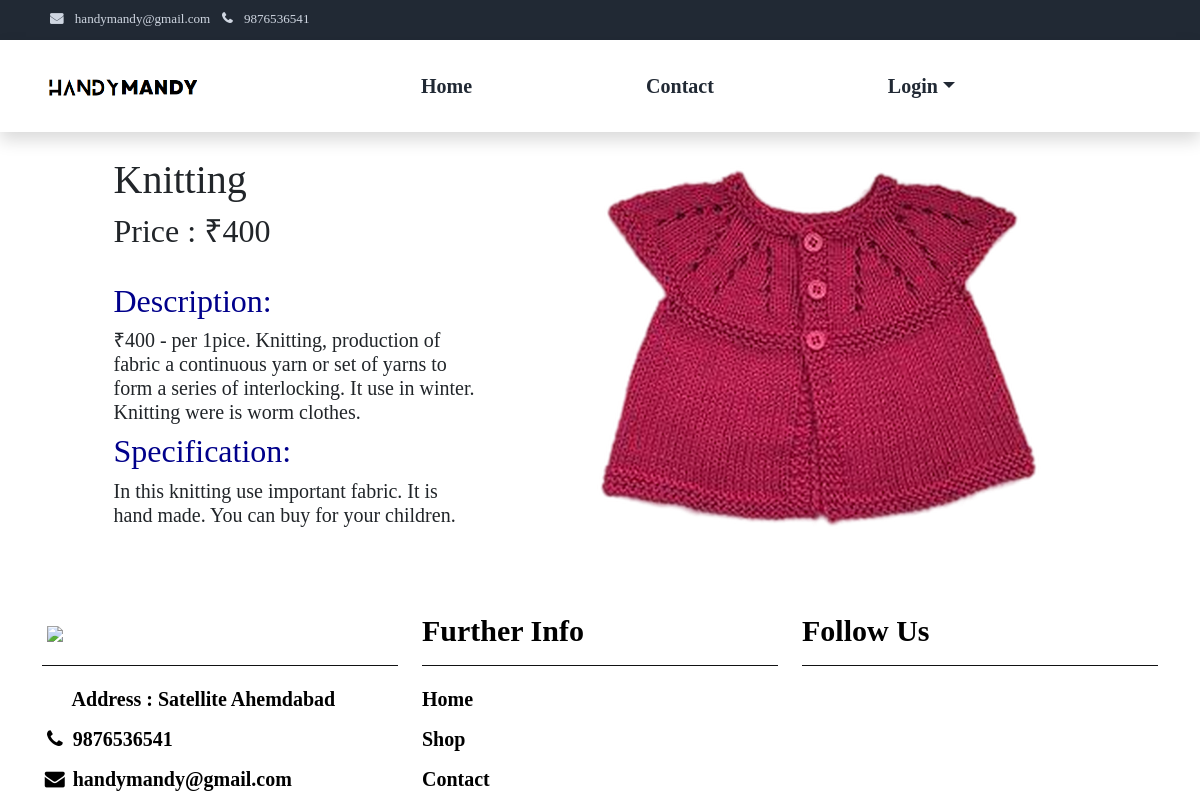
The app's page /vendor/vendorproductdetail/48/ with its own data.
### CategoryApp/models.py (models this page shows, shortened)
class ProductModel(models.Model):
    vendorId = models.IntegerField(default=1)
    subCategory = models.ForeignKey(SubCategoryModel,on_delete=models.CASCADE)
    name = models.CharField(max_length=100,default='')
    price = models.BigIntegerField(default='')
    stock = models.IntegerField(default=0)
    description = models.TextField(default='')
    specification = models.TextField(default='')
    image = models.ImageField(upload_to='product/',default='')

### VendorApp/views.py (the view)
# urls.py: path('vendorproductdetail/<int:productId>/',vendorproductdetailview ,name='vendorproductdetailurl'),
def vendorproductdetailview(request,productId):
    sessionData = VendorSessionDataView(request)
    productData = ProductModel.objects.get(pk=productId)
    return render(request,'vendor-product-detail.html',{'productData':productData,'navData':sessionData})

### VendorApp/templates/vendor-product-detail.html (shortened to what this page needs)
{% extends 'base4.html' %}
{% load static %}
{% block content %}
<body>
<div class="container h-100">
  <div class="row d-flex justify-content-center align-items-center h-100">
    <div class="col-lg-12 col-xl-11">
          <div class="row justify-content-center">
            <div class="col-md-10 col-lg-6 col-xl-5 order-2 order-lg-1">
              <p class="text-left h2 mb-2 fw-bold  mx-1 mx-md-4 mt-4" id="detailname">{{productData.name}}</p>
              <form method="POST" class="mx-1 mx-md-4">
                <div class="d-flex flex-row text-left mb-4">
                  <div class="form-outline flex-fill mb-0">
                    <h2>Price : ₹{{productData.price}}</h2>
                  </div>
                </div>
                <div class="d-flex flex-row text-left mb-4">
                  <div class="form-outline flex-fill mb-0">
                    <h2 style="color: darkblue;">Description:</h2>
                    <h5>{{productData.description}}</h5>
                    <h2 style="color: darkblue;">Specification:</h2>
                    <h5>{{productData.specification}}</h5>
                  </div>
                </div>
              </form>
            </div>
            <div class="col-md-10 col-lg-6 col-xl-7 d-flex align-items-center order-1 order-lg-2">
              <img src="{{ productData.image.url }}" class="img-fluid" alt="Sample image">
            </div>
          </div>
        </div>
      </div>
    </div>
  </body>
{%endblock%}

### records on screen
ProductModel: name "Knitting", price "400", description "₹400 - per 1pice. Knitting, production of fabric a continuous yarn or set of yarns to form a series of interlocking. It use in winter. Knitting were is worm clothes.", specification "In this knitting use important fabric. It is hand made. You can buy for your children.", image (picture)
